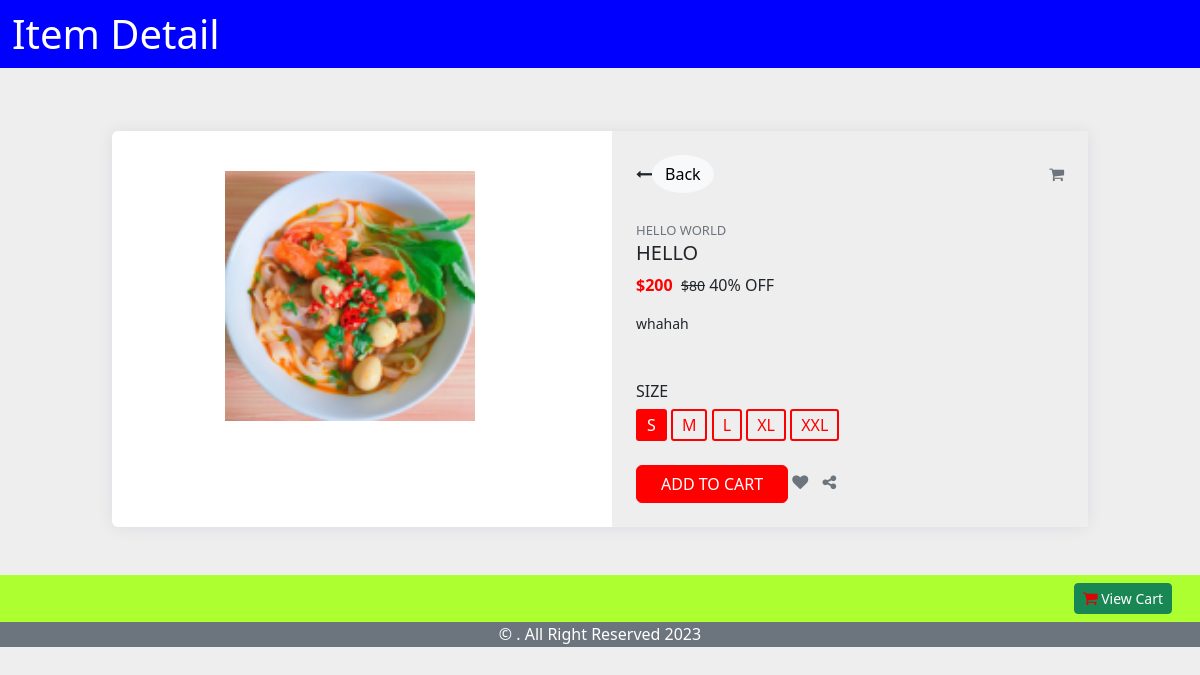
Page /item-detail.php?id=1 on the committed database.
### tables this page shows
CREATE TABLE `items` (
  `id` int(11) NOT NULL,
  `title` varchar(255) NOT NULL,
  `brand` varchar(255) NOT NULL,
  `review` varchar(225) NOT NULL,
  `price` int(12) NOT NULL,
  `photo` varchar(255) NOT NULL,
  `category_id` int(11) NOT NULL,
  `reached_date` datetime NOT NULL,
  `expired_date` datetime NOT NULL
);

### item-detail.php (the view, shortened to what this page needs)
<?php
include("./admin/config/config.php");
$id = $_GET['id'];
$item_result = mysqli_query($conn, "SELECT * FROM items WHERE id=$id");
$item = mysqli_fetch_assoc($item_result);
$fakePrice = $item['price'] * (40 / 100);
?>
<!DOCTYPE html>
<html lang="en">
<head>
    <link href="https://cdn.jsdelivr.net/npm/bootstrap@5.2.3/dist/css/bootstrap.min.css" rel="stylesheet">
    <link rel="stylesheet" href="./css/style.css">
    <link rel="stylesheet" href="https://cdnjs.cloudflare.com/ajax/libs/font-awesome/4.7.0/css/font-awesome.min.css">
</head>
<body>
    <div class="container-fluid">
        <div class="row">
            <h1>
                Item Detail
            </h1>
        </div>
        <div class="row main">
            <div class="container mt-5 mb-5">
                <div class="row d-flex justify-content-center">
                    <div class="col-md-10">
                        <div class="card">
                            <div class="row">
                                <div class="col-md-6">
                                    <div class="images p-3">
                                        <div class="text-center p-4"> <img id="main-image" src="./admin/images/<?php echo $item['photo'] ?>" width="250" /> </div>
                                    </div>
                                </div>
                                <div class="col-md-6">
                                    <div class="product p-4">
                                        <div class="d-flex justify-content-between align-items-center">
                                            <div class="d-flex align-items-center "> <i class="fa fa-long-arrow-left"></i> <span class="ml-1">
                                                    <a class="btn btn-light rounded-circle" href="<?php echo "./index.php"; ?>">Back</a>
                                                </span> </div> <i class="fa fa-shopping-cart text-muted"></i>
                                        </div>
                                        <div class="mt-4 mb-3"> <span class="text-uppercase text-muted brand"><?php echo $item['brand']; ?></span>
                                            <h5 class="text-uppercase"><?php echo $item['title'] ?></h5>
                                            <div class="price d-flex flex-row align-items-center">
                                                <span class="act-price">$<?php echo $item['price'] ?> &nbsp;</span>
                                                <div class="ml-2">
                                                    <small class="dis-price"> $<?php echo $fakePrice; ?></small> <span>40% OFF</span>
                                                </div>
                                            </div>
                                        </div>
                                        <p class="about"><?php echo $item['review'] ?></p>
                                        <div class="sizes mt-5">
                                            <h6 class="text-uppercase">Size</h6> <label class="radio"> <span>S</span> </label> <label class="radio"> <span>M</span> </label> <label class="radio"> <span>L</span> </label> <label class="radio"> <span>XL</span> </label> <label class="radio"> <span>XXL</span> </label>
                                        </div>
                                        <div class="cart mt-4 align-items-center"> <a href="./addtocart.php?id=<?php echo $item['id'] ?>" class="btn btn-danger text-uppercase mr-2 px-4">Add to cart</a> <i class="fa fa-heart text-muted"></i> <i class="fa fa-share-alt text-muted"></i> </div>
                                    </div>
                                </div>
                            </div>
                        </div>
                    </div>
                </div>
            </div>
        </div>
        <div class="row">
            <div class="foo text-end py-2">
                <a href="./view-cart.php" class="me-3 btn btn-success btn-sm position-relative">
                    <i class="fa fa-shopping-cart fs-6 deep-red"></i> View Cart</a>
            </div>
            <div class="footer bg-secondary text-center">
                &copy; . All Right Reserved <?php echo date("Y"); ?>
            </div>
        </div>
    </div>
</body>
</html>

### css/style.css (style rules this page uses)
h1 { background-color: blue; padding: 10px; color: white; margin: 0; }
.card { border: 0px !important; }
.main { justify-content: space-around; padding-top: 15px; }
.foo { background-color: greenyellow; min-height: 30px; }
.footer { height: 25px; color: white; }
body { background-color: #000; user-select: none; }
.card { border: none; box-shadow: 0 1px 15px 1px rgba(52, 40, 104, 0.08); }
.product { background-color: #eee; }
.brand { font-size: 13px; }
.act-price { color: red; font-weight: 700; }
.dis-price { text-decoration: line-through; }
.about { font-size: 14px; }
label.radio { cursor: pointer; }
label.radio span { padding: 2px 9px; border: 2px solid #ff0000; display: inline-block; color: #ff0000; border-radius: 3px; text-transform: uppercase; }
label.radio input:checked + span { border-color: #ff0000; background-color: #ff0000; color: #fff; }
.btn-danger { background-color: #ff0000 !important; border-color: #ff0000 !important; }
.cart i { margin-right: 10px; }
.deep-red { color: #da0606 !important; }

### item-detail.php (style rules this page uses)
body { background-color: #eee; }

### rows in the picture
items: photo (picture), brand "HELLO WORLD", title "HELLO", price "200", price "80", review "whahah"
